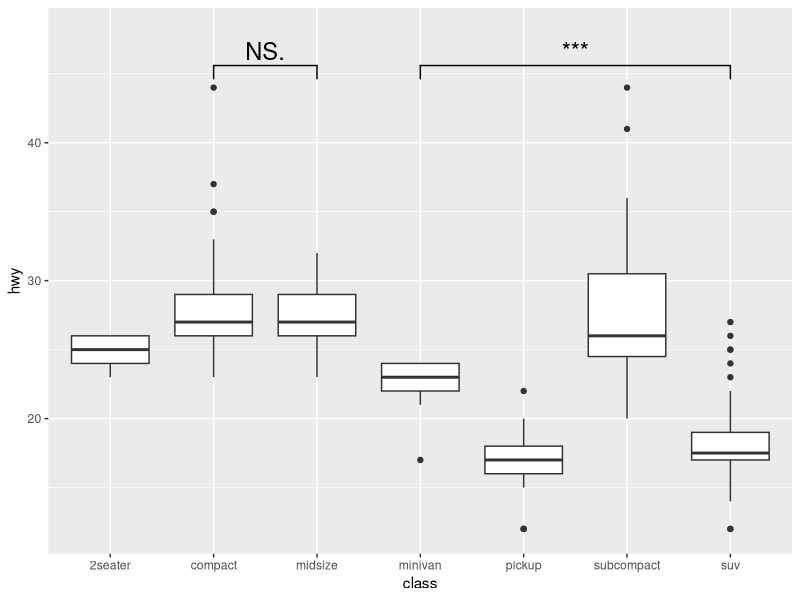
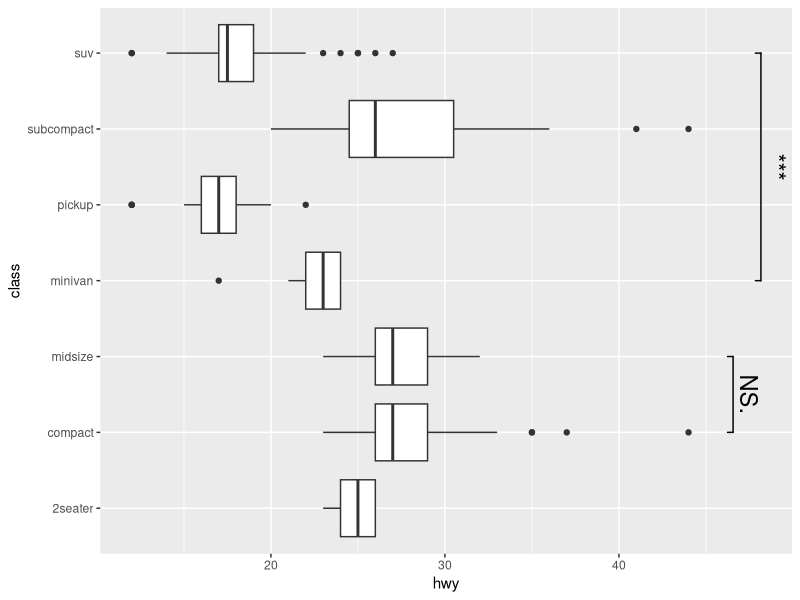
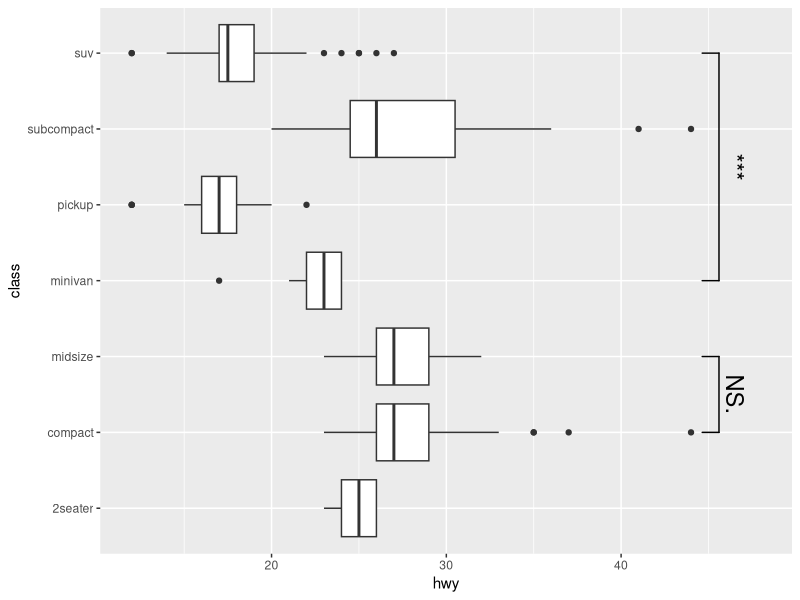
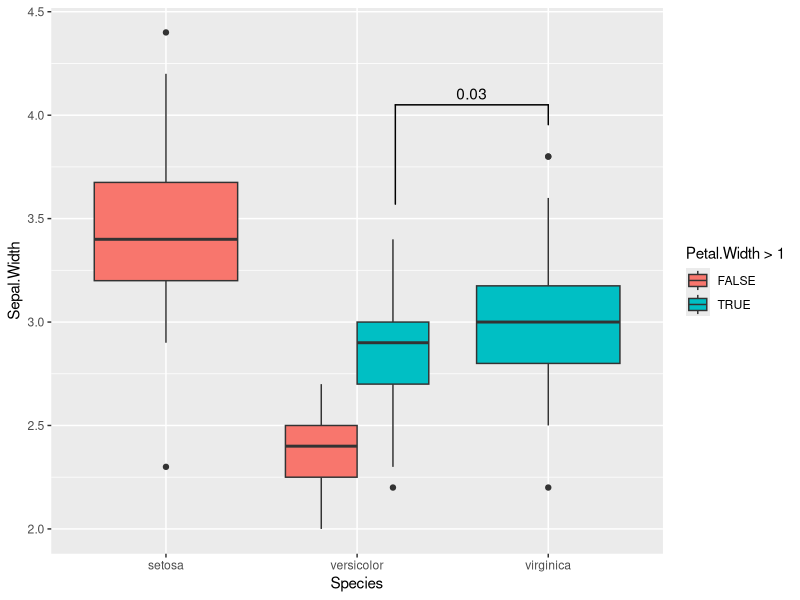
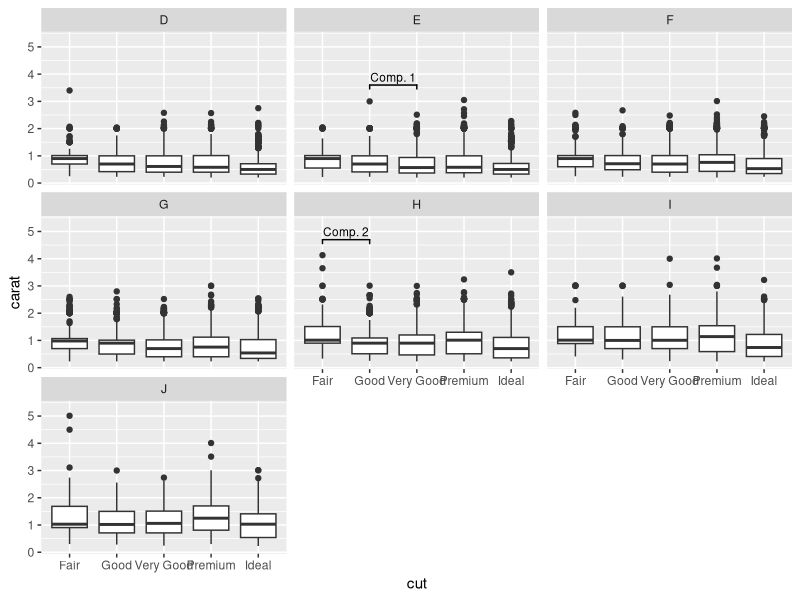

Reproduce these figures in R, in order.
## ---- chunk 1
knitr::opts_chunk$set(
  collapse = TRUE,
  comment = "#>",
  dpi = 300,
  out.width = "100%",
  fig.path = "man/figures/README-",
  message = FALSE,
  warning = FALSE
)
## ---- chunk 2
citation("ggsignif")
## ---- chunk 3
library(ggplot2)
library(ggsignif)

p1 <- ggplot(mpg, aes(class, hwy)) +
  geom_boxplot() +
  geom_signif(
    comparisons = list(c("compact", "midsize"), c("minivan", "suv")),
    map_signif_level = TRUE, textsize = 6
  ) +
  ylim(NA, 48)
p1
## ---- chunk 4
p2 <- ggplot(
  data = mpg,
  mapping = aes(
    x = hwy,
    y = class
  )
) +
  geom_boxplot(
    orientation = "y"
  ) +
  geom_signif(
    comparisons = list(
      c("compact", "midsize"),
      c("minivan", "suv")
    ),
    map_signif_level = TRUE,
    textsize = 6,
    margin_top = 0.08,
    step_increase = 0.05,
    tip_length = 0.01,
    orientation = "y"
  )
p2
## ---- chunk 5
p1 + coord_flip()
## ---- chunk 6
# Calculate annotation
anno <- t.test(
  iris[iris$Petal.Width > 1 & iris$Species == "versicolor", "Sepal.Width"],
  iris[iris$Species == "virginica", "Sepal.Width"]
)$p.value

# Make plot with custom x and y position of the bracket
ggplot(iris, aes(x = Species, y = Sepal.Width, fill = Petal.Width > 1)) +
  geom_boxplot(position = "dodge") +
  geom_signif(
    annotation = formatC(anno, digits = 1),
    y_position = 4.05, xmin = 2.2, xmax = 3,
    tip_length = c(0.2, 0.04)
  )
## ---- chunk 7
annotation_df <- data.frame(
  color = c("E", "H"),
  start = c("Good", "Fair"),
  end = c("Very Good", "Good"),
  y = c(3.6, 4.7),
  label = c("Comp. 1", "Comp. 2")
)

annotation_df

ggplot(diamonds, aes(x = cut, y = carat)) +
  geom_boxplot() +
  geom_signif(
    data = annotation_df,
    aes(xmin = start, xmax = end, annotations = label, y_position = y),
    textsize = 3, vjust = -0.2,
    manual = TRUE
  ) +
  facet_wrap(~color) +
  ylim(NA, 5.3)
